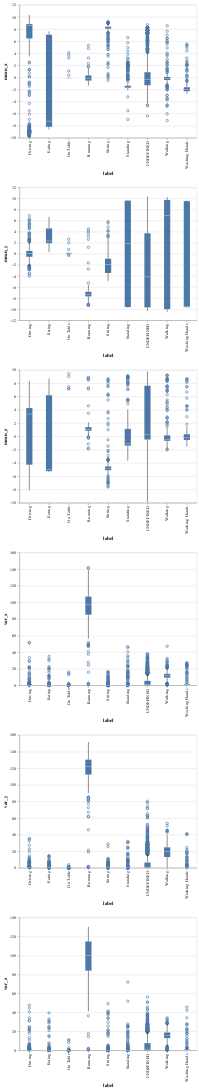

The code cell stored with this chart in its notebook:
### Markdown cell above
이제야 우리가 알던 데이터 형태가 나왔다. 한번 시각화해보자.

### Code cell
import altair as alt
import numpy as np


alt.data_transformers.disable_max_rows()
plots = alt.vconcat()

for feature in ['mean_x', 'mean_y', 'mean_z', 'var_x', 'var_y', 'var_z']:
    p = alt.Chart(DATA_NT).encode(
        x='label', y=f'{feature}:Q'
    ).mark_boxplot().properties(width=400)
    plots = plots & p

plots

### Figure 1 — Vega-Lite specification as saved in the notebook (floating-point values rounded to 4 significant figures; data arrays with more than 128 entries replaced by an {"elided": "..."} marker saying what was removed)
{"config": {"view": {"continuousWidth": 400, "continuousHeight": 300}}, "vconcat": [{"mark": "boxplot", "encoding": {"x": {"field": "label", "type": "nominal"}, "y": {"field": "mean_x", "type": "quantitative"}}, "width": 400}, {"mark": "boxplot", "encoding": {"x": {"field": "label", "type": "nominal"}, "y": {"field": "mean_y", "type": "quantitative"}}, "width": 400}, {"mark": "boxplot", "encoding": {"x": {"field": "label", "type": "nominal"}, "y": {"field": "mean_z", "type": "quantitative"}}, "width": 400}, {"mark": "boxplot", "encoding": {"x": {"field": "label", "type": "nominal"}, "y": {"field": "var_x", "type": "quantitative"}}, "width": 400}, {"mark": "boxplot", "encoding": {"x": {"field": "label", "type": "nominal"}, "y": {"field": "var_y", "type": "quantitative"}}, "width": 400}, {"mark": "boxplot", "encoding": {"x": {"field": "label", "type": "nominal"}, "y": {"field": "var_z", "type": "quantitative"}}, "width": 400}], "data": {"name": "data-26e9edc75e17cb5a025cf4b912060df3"}, "$schema": "https://vega.github.io/schema/vega-lite/v4.17.0.json", "datasets": {"data-26e9edc75e17cb5a025cf4b912060df3": {"elided": "7011 records"}}}
